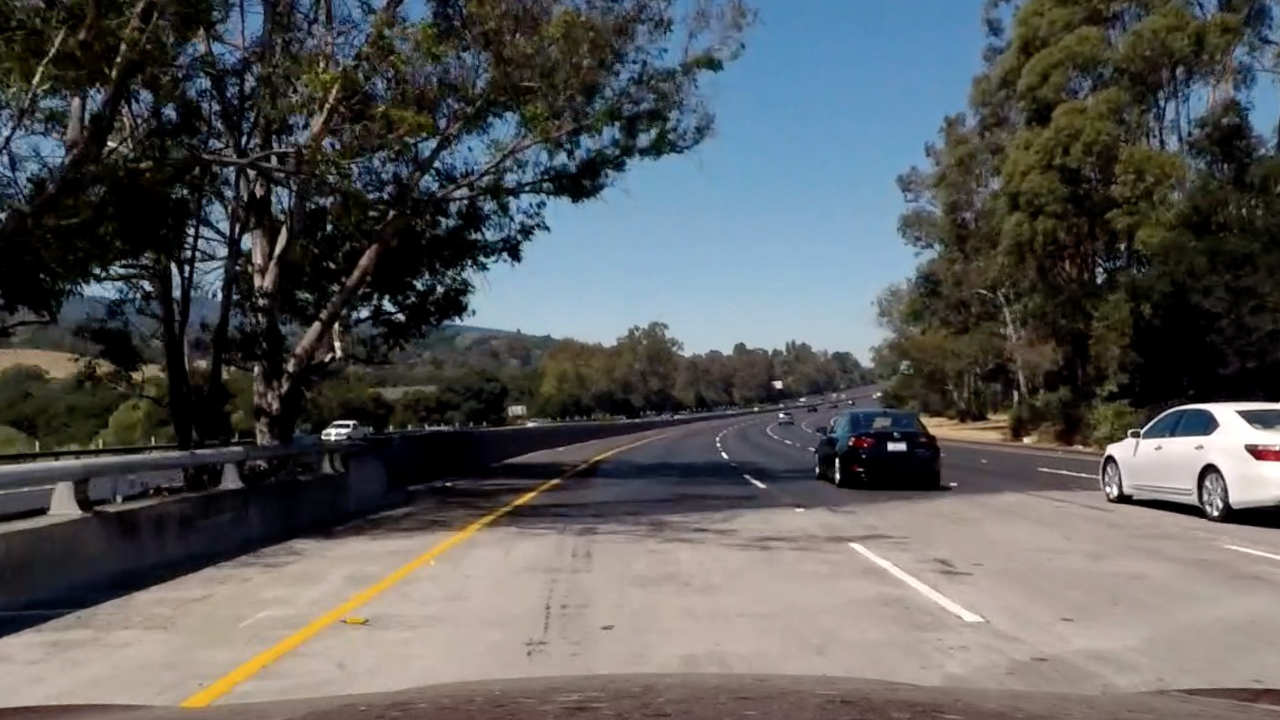
#> input picture output_images/test_images/undistorted5.jpg, 1280 x 720 px
$ jupyter execute --allow-errors P4.ipynb   (shell and % lines are left out)   (older library calls are emulated)
#> lines starting #> are read from the running program, lines starting #| are printed output that depends on the picture
# Self-Driving Car Engineer Nanodegree
## Project: Advanced Lane Finding

# Camera calibration

In the following code camera calibration is performed. The code is based on [Udacity's](https://github.com/udacity/CarND-Camera-Calibration/blob/master/camera_calibration.ipynb) example.

[cell 1]
# Load necessary modules and set up
import numpy as np
import cv2
import glob
import pickle
import matplotlib.pyplot as plt
import matplotlib.image as mpimg

[cell 2]
# prepare object points
nx = 9
ny = 6

# Make a list of calibration images
images = glob.glob('./camera_cal/cali*.jpg')

# Arrays to store object points and image points from all the images.
objpoints = [] # 3d points in real world space
imgpoints = [] # 2d points in image plane

# prepare object points, like (0,0,0), (1,0,0), (2,0,0) ....,(6,5,0)
objp = np.zeros((nx*ny,3), np.float32)
objp[:,:2] = np.mgrid[0:nx, 0:ny].T.reshape(-1,2)

# Step through the list and search for chessboard corners
for idx, fname in enumerate(images):
    img = cv2.imread(fname)
    gray = cv2.cvtColor(img, cv2.COLOR_BGR2GRAY)

    # Find the chessboard corners
    ret, corners = cv2.findChessboardCorners(gray, (nx,ny), None)

    # If found, add object points, image points
    if ret == True:
        objpoints.append(objp)
        imgpoints.append(corners)

        # Draw and display the corners
        cv2.drawChessboardCorners(img, (nx,ny), corners, ret)
        write_name ='./output_images/camera_cal/'+'corners_found'+str(idx+1)+'.jpg'
        cv2.imwrite(write_name, img)


# Test undistortion on a calibration image
img = cv2.imread('camera_cal/calibration1.jpg')
#> (the rest of this cell did not finish here and is left out)

# Pipeline (test images)

## Distortion correction that was calculated via camera calibration applied to each test image.

[cell 3]
# Undistortion test images

# Load pickled distortion matrix
with open('camera_dist_pickle.p', mode='rb') as f:
#> (reads camera_dist_pickle.p from the repository)
    dist_pickle = pickle.load(f)
    mtx = dist_pickle["mtx"]
    dist = dist_pickle["dist"]

print('cameraMatrix:', mtx)
print('distCoeffs:', dist)

# Read the list of test images
test_images = glob.glob('./test_images/test*.jpg')

for idx, fname in enumerate(test_images):
    img = cv2.imread(fname)
    dst = cv2.undistort(img, mtx, dist, None, mtx)

    write_name = './output_images/test_images/'+'undistorted'+str(idx+1)+'.jpg'
    cv2.imwrite(write_name, dst)

# Test undistortion on an test image
#> (the rest of this cell did not finish here and is left out)

## Create of thresholded binary image

[cell 4]
# Binary Image
# Sobel gradient
# [61 lines left out: functions abs_sobel_thresh, mag_sobel_thresh, dir_sobel_thresh, s_thresh, not called in this run]

# Color in range
def color_thresh(img):

    yellow_lower = np.array([200, 200, 0])
    yellow_upper = np.array([255, 255, 255])
    # Threshold the HSV image to get only blue colors
    mask = cv2.inRange(img, yellow_lower, yellow_upper)

    return mask

# Combine grandient and color binary
def combined_thresh(img):

    mask = color_thresh(img)  # Get yellow and white region
    absx_bin = abs_sobel_thresh(img, orient='x', sobel_kernel=3, thresh=(40,150))
    mag_bin = mag_sobel_thresh(img, sobel_kernel=9, thresh=(50,120))
    dir_bin = dir_sobel_thresh(img, sobel_kernel=15, thresh=(0.7,1.3))

    s_bin = s_thresh(img, thresh=(150,255))

    combined = np.zeros_like(absx_bin)
    # Sobel threshold result firstly bitand with color mask
    combined[((mask == 1) | ((absx_bin == 1) |
             ((mag_bin == 1) & (dir_bin == 1)))) |
             (s_bin == 1)] = 1

    return combined, absx_bin, mag_bin, dir_bin, s_bin, mask


# Read in an undistortion image
image_undistorted = mpimg.imread('output_images/test_images/undistorted5.jpg')
#> image_undistorted is the input picture: shape (720, 1280, 4) float32; mean R, G, B, A 0.352, 0.356, 0.356, 1
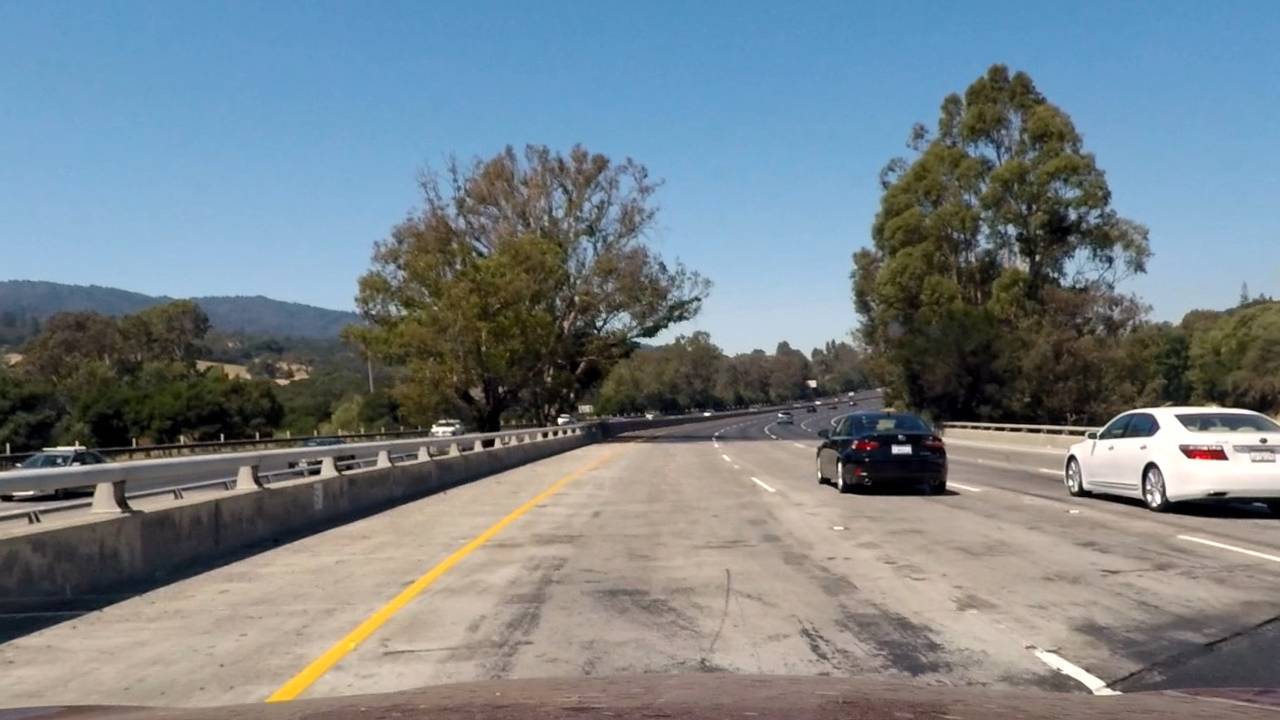
#> input picture output_images/test_images/undistorted1.jpg, 1280 x 720 px
#> further down, img is the input picture: shape (720, 1280, 4) float32; mean R, G, B, A 0.468, 0.51, 0.534, 1

# Run the function
#> (the rest of this cell did not finish here and is left out)

[cell 5]
# Read the list of test images
undistorted_images = glob.glob('./output_images/test_images/undistorted*.jpg')

#> (the rest of this cell did not finish here and is left out)

## Perspective transform to a bird-eye view

[cell 6]
# Compute the perspective transform and warp the images
# [31 lines left out: functions perspective_transform, draw_straight_line, not called in this run]

#> (the rest of this cell did not finish here and is left out)

#> (a cell that did not finish here is left out)

[cell 8]
# Read the list of test binary images, generate the binary warped images
images_binary = glob.glob('./output_images/test_images/binary_test*.jpg')
#> images_binary = []

for idx, fname in enumerate(images_binary):
    img = mpimg.imread(fname)
    img = cv2.cvtColor(img, cv2.COLOR_RGB2GRAY)
    warped, _, _ = perspective_transform(img)

    write_name = './output_images/test_images/'+'binary_warped'+str(idx+1)+'.jpg'
    mpimg.imsave(write_name, warped, cmap='gray')

#> (a cell that did not finish here is left out)

## Identify lane-line pixels and fit their positions with a polynomial

[cell 10]
# Define a class to receive the characteristics of each line detection
class Line():
    def __init__(self):
        # was the line detected in the last iteration?
        self.detected = False
        # x values of the last n fits of the line
        self.recent_xfitted = []
        #average x values of the fitted line over the last n iterations
        self.bestx = None
        #polynomial coefficients averaged over the last n iterations
        self.best_fit = None
        #polynomial coefficients for the most recent fit
        self.current_fit = [np.array([False])]
        #radius of curvature of the line in some units
        self.radius_of_curvature = None
        #distance in meters of vehicle center from the line
        self.line_base_pos = None
        #difference in fit coefficients between last and new fits
        self.diffs = np.array([0,0,0], dtype='float')
        #x values for detected line pixels
        self.allx = None
        #y values for detected line pixels
        self.ally = None

# define left and right lines for detection
left_line = Line()
right_line = Line()

[cell 11]
# Set the width of the windows +/- margin
margin = 100

# [140 lines left out: functions find_line_histogram, plot_slide_window, find_line_from_prev, plot_poly_lane, not called in this run]

#> (a cell that did not finish here is left out)

#> (a cell that did not finish here is left out)

## Calculation of radius of curvature after correcting for scale in x and y.
Assuming that the lane is about 30 meters long and 3.7 meters wide.

[cell 14]
# [38 lines left out: function radius_of_curvature, not called in this run]

## Draw the image of lane result plotted back down onto the road.

[cell 15]
# [43 lines left out: functions plot_lane_on_image, plot_radius_of_curvature, not called in this run]

#> (a cell that did not finish here is left out)

[cell 17]
# Detect lane pipeline
def detect_lane_pipeline(img):
    # Undistort the original image
    undistorted = cv2.undistort(img, mtx, dist, None, mtx)
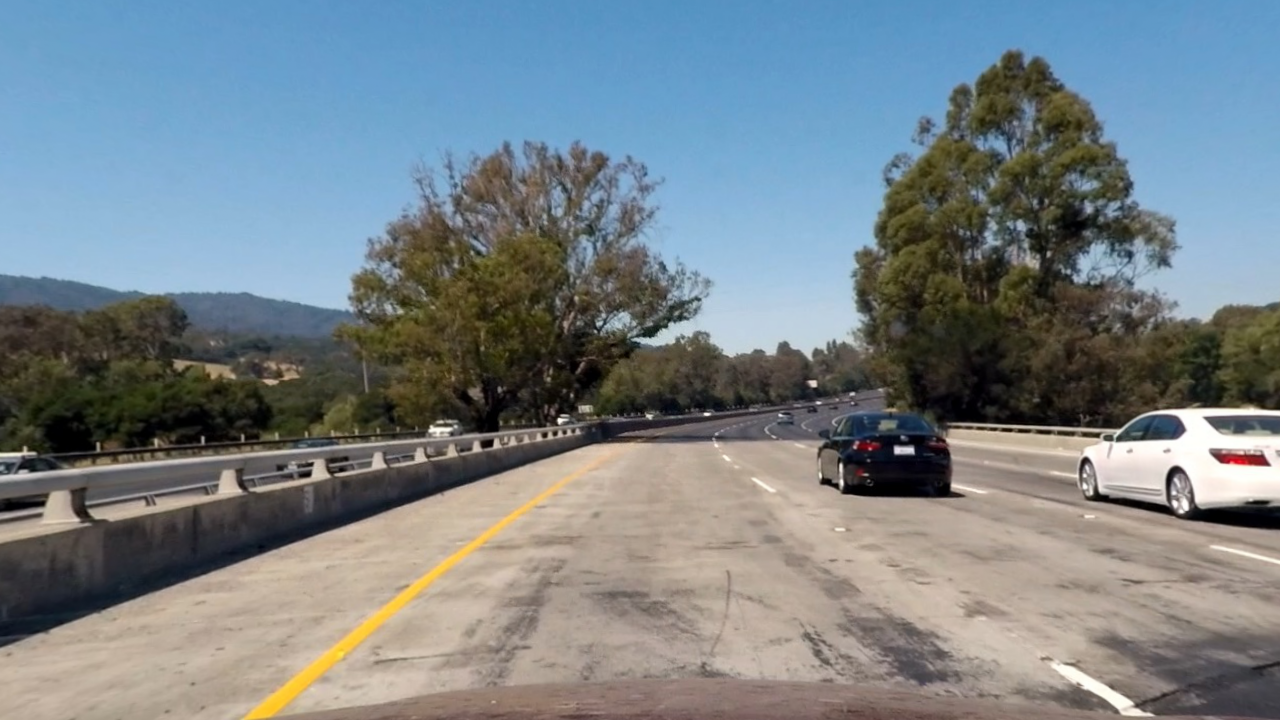
#> undistorted: shape (720, 1280, 4) float32; mean R, G, B, A 0.473, 0.512, 0.533, 1
    # Binary gradient of the undistorted image
    combined_binary, _, _, _, _, _ = combined_thresh(undistorted)
    # Perspective transform of the binary image
    binary_warped, _, _ = perspective_transform(combined_binary)
    # Find lane from the perspective transform image
    out_img, left_fit, right_fit, left_lane_inds, right_lane_inds = find_line_histogram(binary_warped)
    # Plot the lane result back to the undistorted image
    result = plot_radius_of_curvature(undistorted, left_fit, right_fit, left_lane_inds, right_lane_inds)

    return result

# Read the list of test images
undistorted_images = glob.glob('./output_images/test_images/undistorted*.jpg')

#> (the rest of this cell did not finish here and is left out)
